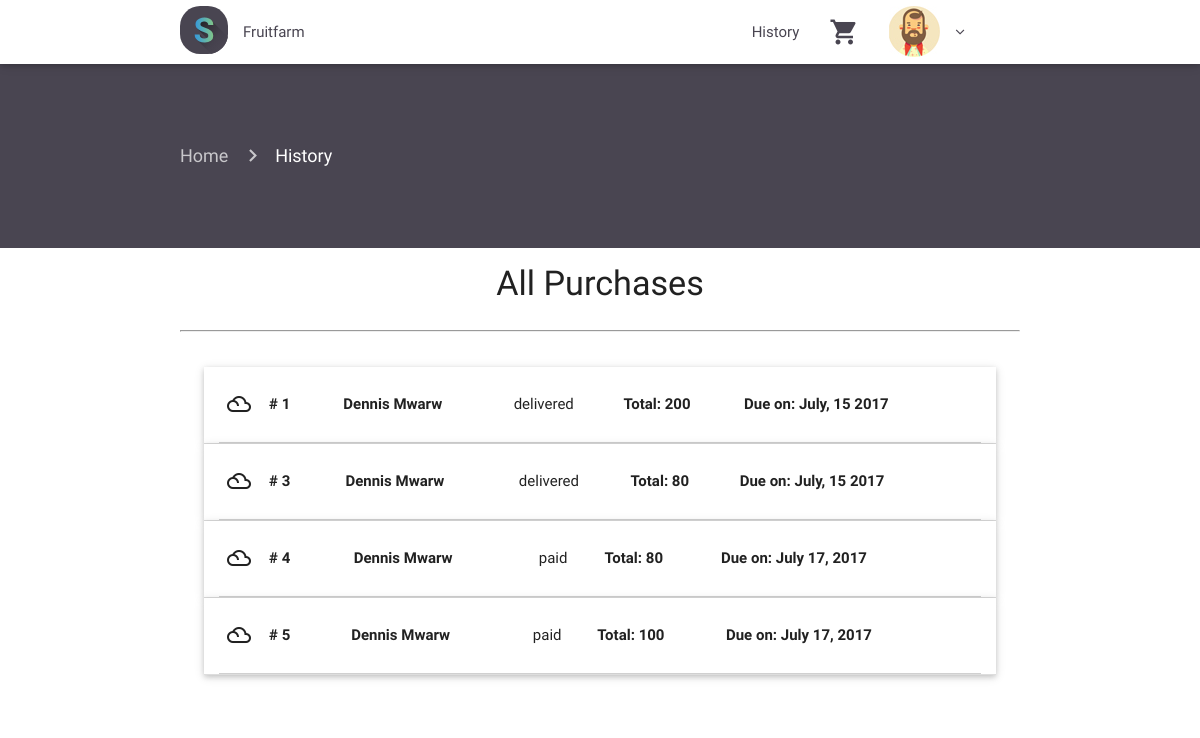
/history.php (signed in), run on the app's committed database.
### tables this page shows
CREATE TABLE IF NOT EXISTS `orders` (
  `order_id` int(11) NOT NULL,
  `buyer_id` int(11) NOT NULL,
  `buyer_name` varchar(100) NOT NULL,
  `date_ordered` varchar(20) NOT NULL,
  `total_price` varchar(100) NOT NULL,
  `status` varchar(11) NOT NULL,
  `address` varchar(200) NOT NULL,
  `phone` varchar(20) NOT NULL,
  `city` varchar(40) NOT NULL
);

### history.php (the view, shortened to what this page needs)
<?php
 require 'includes/header.php';
 require 'includes/navconnected.php'; ?>
 <div class="container-fluid product-page">
   <div class="container current-page">
      <nav>
        <div class="nav-wrapper">
          <div class="col s12">
            <a href="index" class="breadcrumb">Home</a>
            <a href="#" class="breadcrumb">History</a>
          </div>
        </div>
      </nav>
    </div>
   </div>
        <div class="staaats">
          <div class="row">
          <h4 class="center-align ">All Purchases</h4>
          <?php
        $idsess = $_SESSION['id'];
         ?>
         <div class="container" style="margin-top: 20px">
  <div class="row">
    <div class="col s12">
      <hr>
    </div>
    <div id="test1" class="col s12" style="margin-top: 20px">
      <ul class="collapsible popout" data-collapsible="accordion">
      <?php
        include 'db.php';
        $queryfirst=" SELECT * FROM orders where buyer_id='$idsess' ";
        $resultfirst = $connection->query($queryfirst);
        if ($resultfirst->num_rows > 0) {
          while($rowfirst = $resultfirst->fetch_assoc()) {
            $idp = $rowfirst['order_id'];
            $name = $rowfirst['buyer_name'];
            $statut = $rowfirst['status'];
            $ddate = $rowfirst['date_ordered'];
            $price = $rowfirst['total_price'];
        ?>
        <li>
          <div class="collapsible-header">
                 <table class="highlight striped">
                  <thead>
                    <tr>
                        <th data-field="orderid"><i class="material-icons">filter_drama</i> #<?php echo" $idp"; ?></th>
                        <th data-field="user"><?php echo" $name"; ?> </th>
                        <td data-field="statut"><?php echo" $statut"; ?></td>
                        <th data-field="price"> <?php echo"Total: $price"; ?></th>
                        <th data-field="ddate"><?php echo"Due on: $ddate"; ?></th>
                    </tr>
                  </thead>
                </table>
              </div>
        </li>
        <?php } } ?>
          </div>
        </div>
 <?php require 'includes/footer.php'; ?>

### src/css/style.css (style rules this page uses)
.product-page { padding-top: 60px; padding-bottom: 60px; background-color: #494551; }
.product-page nav { background: none; box-shadow: none; }
.material-icons { font-family: 'Material Icons'; font-weight: normal; font-style: normal; font-size: 24px; line-height: 1; letter-spacing: normal; text-transform: none; display: inline-block; white-space: nowrap; word-wrap: normal; direction: ltr; -webkit-font-feature-settings: 'liga'; -webkit-font-smoothing: antialiased; }

### data on the page
orders: order_id "1", buyer_name "Dennis Mwarw", status "delivered", total_price "200", date_ordered "July, 15 2017"
orders: order_id "3", buyer_name "Dennis Mwarw", status "delivered", total_price "80", date_ordered "July, 15 2017"
orders: order_id "4", buyer_name "Dennis Mwarw", status "paid", total_price "80", date_ordered "July 17, 2017"
orders: order_id "5", buyer_name "Dennis Mwarw", status "paid", total_price "100", date_ordered "July 17, 2017"
